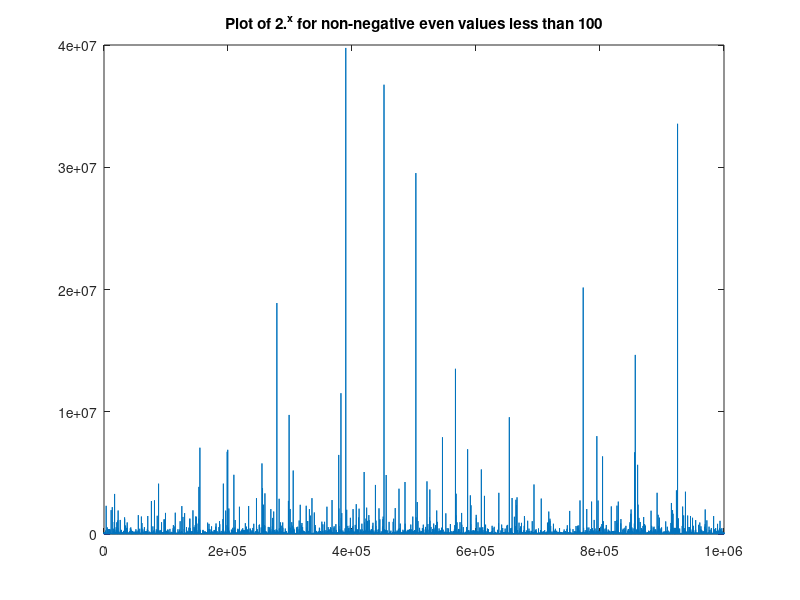

This chart was generated by the following MATLAB code: (Note: this script raises an error after producing the figure.)
% [2 pts] Generate a 1000000x1 (one million by one) vector of random numbers from a Gaussian (normal) distribution
% with mean of 0 and standard deviation of 5. Use Matlab's randn function.
x = 5*randn(1000000,1);

% [3 pts] Add 1 to every value in the previous list, by using a loop. 
% To determine how many times to loop, use Matlab's size function. 
% Time this operation and print the number in the code. Write that number down in answers.txt. 
% Use Matlab's documentation to find out how to time operations.
tic
for i = 1:size(x)
    x(i) = x(i) + 1;
end
toc

tic
x = x+1;
res = toc;
fprintf("Elapsed time is %.6f seconds.\n", res);

% [2 pts] Plot the exponential function 2.^x, for non-negative even values of x smaller than 100, without using loops.
figure;
vec = 0:2:98;
plot(2.^x);
title('Plot of 2.^x for non-negative even values less than 100'); 

% [3 pts] Create two matrices A and B which, when added together, result in a 10x10 matrix C 
% containing all numbers from 1 to 100. 
% In other words, when I add A and B and convert the result to vector form, 
% I should get a vector containing all numbers from 1 to 100. 
% In code, C = A + B; assert(all(C(:) == (1:100)') == 1); 
% Each matrix should only be created with a single command (no loops).
A = [1:10; 11:20; 21:30; 31:40; 41:50; 51:60; 61:70; 71:80; 81:90; 91:100]';
B = zeros(10,10);
C = A+B;
assert(all(C(:) == (1:100)') == 1);

% [2 pts] Create a script that prints all the values between 1 and 10, in random order, 
% with pauses of 1 second between each two prints.
p = randperm(10);
for i = 1:10
    fprintf("%d\n", p(i));
    if(mod(i,2) == 0)
        pause(1);
    end
end

% Generate two random matrices A and B, and compute their product by hand, using loops. 
% The size of the first matrix should be [5, 3] and of the second [3, 5]. 
% Check your code by comparing the loop-computed product with the product that you get from Matlab's A*B.
v1 = rand(5,3);
v2 = rand(3,5);
res = zeros(5,5);

for i = 1:5
    for j = 1:5
        for k = 1:3
            res(i,j) = res(i,j) + v1(i,k)*v2(k,j);
        end
    end
end
test = v1*v2;
disp(res);
disp(test);

%Write a function function [B] = normalize_rows(A) which uses a single command
%(one line and no loops) to make the sum in each row of the matrix 1. 
%Use the repmat function. The sum of the entries in each row should be 1, 
%in the matrix output by your function. 
%Note that you can't obliterate the original matrix, i.e. 
%you can't just create rows with N values of 1/N each-- 
%you have to transform the original values but preserve their order.

row_norm = normalize_rows(res);
%Now write a function function [B] = normalize_columns(A) 
%which instead ensures that the sum in each column is 1.
col_norm = normalize_columns(res);
%Create a function function [val] = fib(n) that 
%returns the n-th number (n >= 1) in the Fibonacci sequence 1, 1, 2, 3, 5, 8, 13...
f = fib(2);

%Implement a function function [N] = my_unique(M) that takes in a matrix M, 
%removes duplicate rows from that input matrix and outputs the result as matrix N. 
%You cannot call Matlab's unique function. Loops are allowed.
test_vec = [4 8 2; 4 8 2; 1 4 2; 7 9 0; 1 2 3; 1 3 2; 7 9 0];
uq_test = my_unique(test)

%Read this image into Matlab as a matrix, and write down its dimensions.
I = imread('pittsburgh.png'); % Read a PNG image

%Convert the image into grayscale.
figure;
im_gray = rgb2gray(I);
imshow(im_gray);

%Use the function sum and a logical operator which measures equality to a scalar, 
%to determine and write down how many pixels in the grayscale image are equal to 6. 
%Don't use loops.
num_sixes = sum(im_gray(:) == 6,'all');
fprintf("The number of pixels that are 6 are: %d\n", num_sixes);

%Find the darkest pixel in the image, and write its value and [row, column] 
%in your answer sheet. Don't use loops. Hint: Convert to a vector first, 
%and use Matlab's ind2sub function. 
%Use Matlab's help to find out how to use that function.
img_as_colvec = im_gray(:);
[val, ind] = min(img_as_colvec);
[col,row] = ind2sub(size(im_gray), ind);
fprintf("The darkest pixel is: %d, located at (%d, %d)\n", val, col, row);

%Consider a 31x31 square (a square with side equal to 31 pixels) that is 
%centered on the darkest pixel from the previous question. 
%Replace all pixels in that square with white pixels (pixels with value 255). 
%Do this with loops.
c_start = col - 15;
c_end = col + 15;

r_start  = row - 15;
r_end = row + 15;

for i = c_start:c_end
    for j = r_start:r_end
        im_gray(i,j) = 255;
    end
end
figure;
imshow(im_gray);

%Take the previous image with the white square in it. 
%Place a 121x121 gray square (e.g. pixel values 150) at 
%the center of this image. This time you are NOT allowed to use loops.
center = [size(im_gray,1)/2, size(im_gray,2)/2];
c_start = center(2) - 60;
c_end = center(2) + 60;

r_start  = center(1) - 60;
r_end = center(1) + 60;
im_gray(r_start:r_end, c_start:c_end) = 150;

%Make a new figure, display the modified image 
%(which includes both a white square and gray square), 
%and save the new figure to a file using saveas(gcf, 'new_image.png').
figure;
imshow(im_gray);
saveas(gcf, 'new_image.png');

%Using the original pittsburgh.png image, 
%compute the scalar average pixel value 
%along each channel (R, G, B) separately, 
%then subtract the average value per channel. 
%Display the resulting image and write it to a file mean_sub.png. 
%If you choose to do this using a new matrix as your image, 
%make sure it is of the same class/datatype (uint8) as the 
%original image; a simple cast would do the job. You may use loops.
mean_sub = I;
avg_r = mean(mean_sub(:,:,1), 'all');
avg_b = mean(mean_sub(:,:,2), 'all');
avg_g = mean(mean_sub(:,:,3), 'all');

mean_sub(:,:,1) = mean_sub(:,:,1) - avg_r;
mean_sub(:,:,2) = mean_sub(:,:,2) - avg_g;
mean_sub(:,:,3) = mean_sub(:,:,3) - avg_b;

figure;
imshow(mean_sub);
saveas(gcf, 'mean_sub.png');